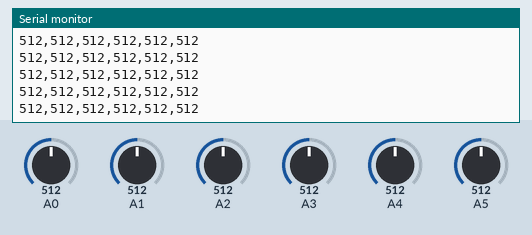
Bench run of a sketch on a simulated Arduino Uno, built with avr-gcc and run on an emulated ATmega328P. Shown: the last lines printed to the serial monitor. The inputs (shaded band) are chosen by the test bench; at power-on: A0 = 512, A1 = 512, A2 = 512, A3 = 512, A4 = 512, A5 = 512.

Above: at 1.2 s.
1.3 s: A0 set to 110
At 2.0 s:
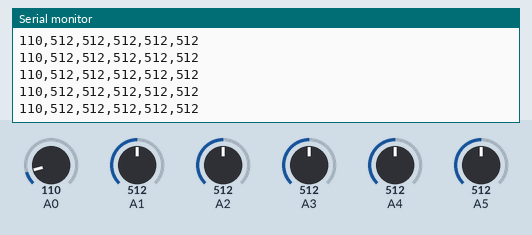
4.3 s: A0 set to 90
At 5.1 s:
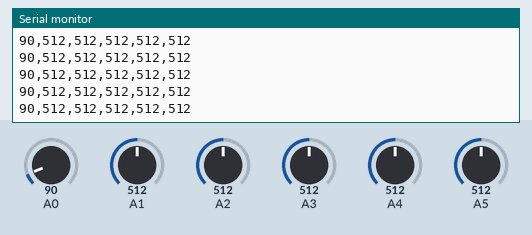
Timing chart, 0 to 5.3 s (numbered marks = the images above; inputs shaded):
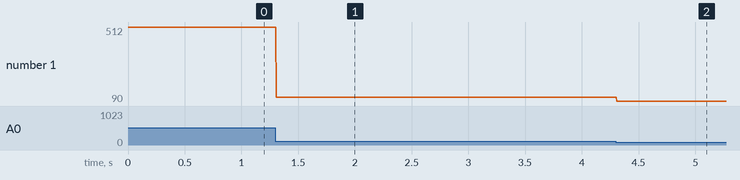

Measured:
- after the input at 1.3 s, the serial monitor: prints a new line at once (image 1)
- after the input at 4.3 s, the serial monitor: prints a new line at once (image 2)
- plotted number 1: 512 → 110 after the input at 1.3 s, 110 → 90 after the input at 4.3 s

The sketch:

IA2_arduino.ino
```cpp
void setup(){
  Serial.begin(115200);
}

void loop(){
  int a0 = analogRead(0);
  int a1 = analogRead(1);
  int a2 = analogRead(2);
  int a3 = analogRead(3);
  int d0 = analogRead(4);
  int d1 = analogRead(5);


  Serial.print(a0);
  Serial.print(",");
  Serial.print(a1);
  Serial.print(",");
  Serial.print(a2);
  Serial.print(",");
  Serial.print(a3);
  Serial.print(",");
  Serial.print(d0);
  Serial.print(",");
  Serial.print(d1);

  Serial.println();
  //delay(10);
}
```
